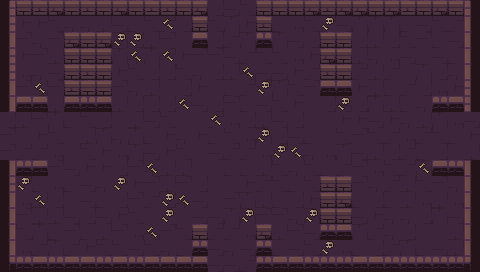

This game map was drawn from its Tiled (.tmx) file and the tilesets committed beside it. A one-line description and the trimmed map source follow:
An orthogonal 30x17 tile map with 16x16 px tiles, 6 tile layers (ground, dressing, decor, walls, ...) and 8 objects (5x ENTRY, 2x PROP, CHEST).

<map version="1.10" tiledversion="1.10.2" orientation="orthogonal" renderorder="right-down" width="30" height="17" tilewidth="16" tileheight="16" infinite="0" nextlayerid="8" nextobjectid="9">
 <tileset firstgid="1" name="dungeon" tilewidth="16" tileheight="16" tilecount="100" columns="10">
  <image source="../../../gfx/tiles/depths/dungeon_tileset.png" width="160" height="160" />
 </tileset>
 <layer id="1" name="ground" width="30" height="17">
  <data>[510 cells, 510 non-empty, 12 distinct tile ids]</data>
 </layer>
 <layer id="2" name="dressing" width="30" height="17">
  <data>[510 cells, 27 non-empty, 2 distinct tile ids]</data>
 </layer>
 <layer id="3" name="decor" width="30" height="17">
  <data>[510 cells, 0 non-empty, 0 distinct tile ids]</data>
 </layer>
 <layer id="4" name="walls" width="30" height="17">
  <data>[510 cells, 78 non-empty, 18 distinct tile ids]</data>
 </layer>
 <layer id="5" name="props" width="30" height="17">
  <data>[510 cells, 47 non-empty, 8 distinct tile ids]</data>
 </layer>
 <layer id="6" name="overhead" width="30" height="17">
  <data>[510 cells, 0 non-empty, 0 distinct tile ids]</data>
 </layer>
 <objectgroup id="7" name="spawns">
  <object id="1" name="UP" type="ENTRY" x="232" y="24" />
  <object id="2" name="DOWN" type="ENTRY" x="232" y="248" />
  <object id="3" name="LEFT" type="ENTRY" x="24" y="136" />
  <object id="4" name="RIGHT" type="ENTRY" x="456" y="136" />
  <object id="5" name="" type="ENTRY" x="248" y="136" />
  <object id="6" name="secret" type="CHEST" x="232" y="136" />
  <object id="7" name="torch" type="PROP" x="56" y="264" />
  <object id="8" name="torch" type="PROP" x="424" y="264" />
 </objectgroup>
</map>
